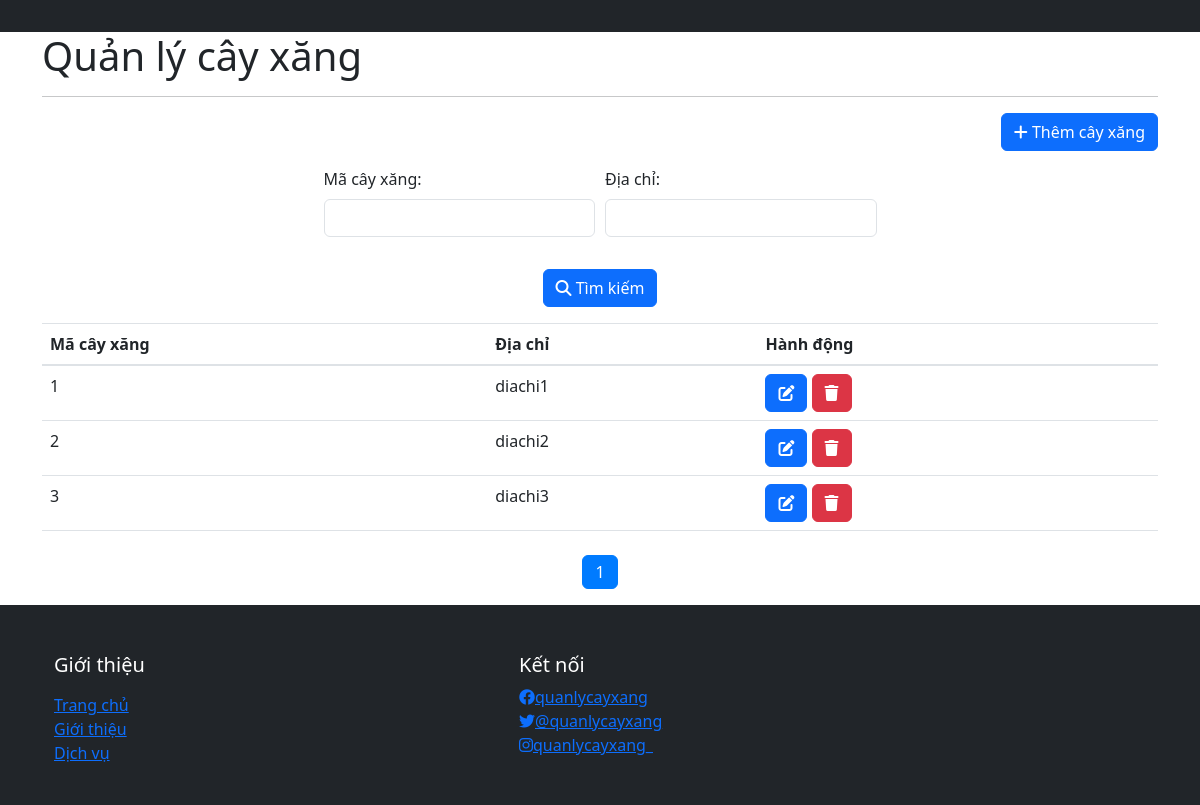
Page /manage-cayxang/index.php on the committed database.
### tables this page shows
CREATE TABLE `cayxang` (
  `Pk_CayxangID` int(11) NOT NULL,
  `sDiachi` varchar(255) NOT NULL
);

### manage-cayxang/index.php (called while the page is built, shortened)
<?php
$filter = array();
$data = [];
$total = 0;
$limit = 5;
$page = 1;
if (isset($_SESSION['manage-cayxang'])) {
    $filter = $_SESSION['manage-cayxang'];
} else {
    $filter = array(
        'macayxang' => '',
        'diachi' => '',
    );
}
function getData()
{
    $connection = connectdb2();
    $sql = "SELECT * FROM cayxang WHERE 1=1";
    $filter = $GLOBALS['filter'];
    $sql .= " limit {$GLOBALS['limit']} offset " . (($GLOBALS['page'] - 1) * $GLOBALS['limit']);
    $result2 = mysqli_query($connection, $sql);
}
getData();
include "../header/index.php";
include "./manage-cayxang.php";
include "../footer/index.php";

### manage-cayxang/manage-cayxang.php (the view, shortened to what this page needs)
<!DOCTYPE html>
<html>
<head>
    <link rel="stylesheet" href="https://maxcdn.bootstrapcdn.com/bootstrap/4.5.0/css/bootstrap.min.css">
    <link rel="stylesheet" href="https://cdnjs.cloudflare.com/ajax/libs/font-awesome/5.15.3/css/all.min.css">
</head>
<body>
    <div class="container">
        <h1>Quản lý cây xăng</h1>
        <hr>
        <div class="text-right mb-3">
            <button class="btn btn-primary" data-toggle="modal" data-target="#addAccountModal">
                <i class="fas fa-plus"></i> Thêm cây xăng
            </button>
        </div>
        <form id="search-form">
            <div class="form-row justify-content-center mb-3">
                <div class="col-md-3">
                    <div class="form-group">
                        <label for="macayxang_filter">Mã cây xăng:</label>
                        <input type="text" id="macayxang_filter" name="macayxang_filter" class="form-control" value="<?php echo $filter['macayxang']; ?>">
                    </div>
                </div>
                <div class="col-md-3">
                    <div class="form-group">
                        <label for="diachi_filter">Địa chỉ:</label>
                        <input type="text" id="diachi_filter" name="diachi_filter" class="form-control" value="<?php echo $filter['diachi']; ?>">
                    </div>
                </div>
            </div>
            <div class="form-row justify-content-center mb-3">
                <div class="col-auto">
                    <button type="submit" name="timkiem" class="btn btn-primary">
                        <i class="fas fa-search"></i> Tìm kiếm
                    </button>
                </div>
            </div>
        </form>
        <table class="table">
            <thead>
                <tr>
                    <th>Mã cây xăng</th>
                    <th>Địa chỉ</th>
                    <th>Hành động</th>
                </tr>
            </thead>
            <tbody>
                <?php
                foreach ($data as $d) { ?>
                    <tr>
                        <td class="macayxang"><?php echo $d['Pk_CayxangID'] ?></td>
                        <td class="diachi"><?php echo $d['sDiachi'] ?></td>
                        <td>
                            <button type="button" class="btn btn-primary edit-button" data-toggle="modal" data-target="#updateCayXangModal">
                                <i class="fas fa-edit"></i>
                            </button>
                            <button type="button" class="btn btn-danger delete-button" data-toggle="modal" data-target="#deleteAccountModal">
                                <i class="fas fa-trash"></i>
                            </button>
                        </td>
                    </tr>
                <?php } ?>
            </tbody>
        </table>
        <nav class="d-flex justify-content-center mt-4">
            <ul class="pagination">
                <?php for ($i = 1; $i <= $total / $limit + ($total % $limit != 0); $i++) { ?>
                    <li class="page-item <?php if ($page == $i) echo 'active' ?>">
                        <button class="page-link" form="search-form" name="page" value="<?php echo $i ?>"><?php echo $i ?></button>
                    </li>
                <?php } ?>
            </ul>
        </nav>
    </div>
</body>
</html>

### rows in the picture
cayxang: Pk_CayxangID "1", sDiachi "diachi1"
cayxang: Pk_CayxangID "2", sDiachi "diachi2"
cayxang: Pk_CayxangID "3", sDiachi "diachi3"
